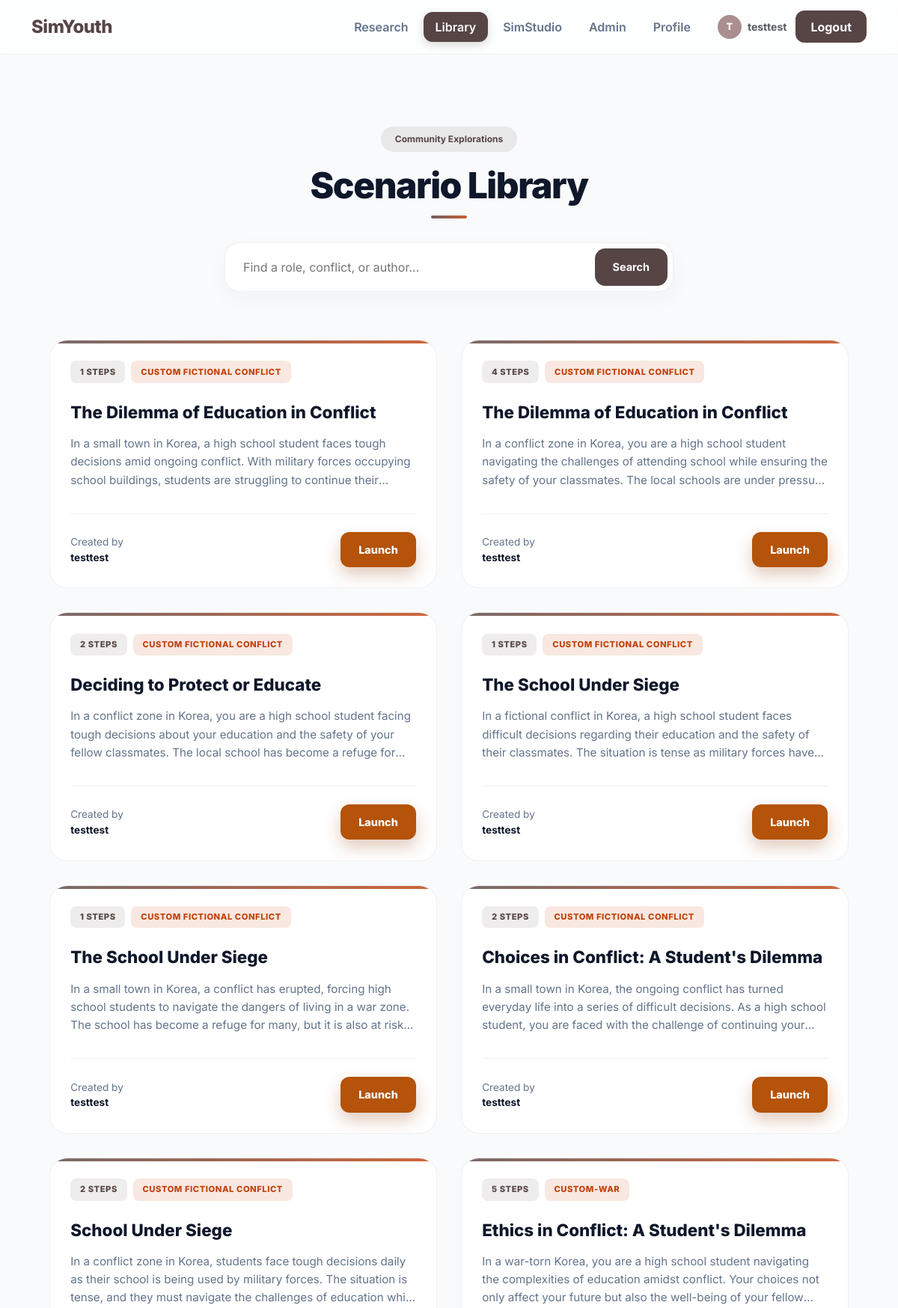
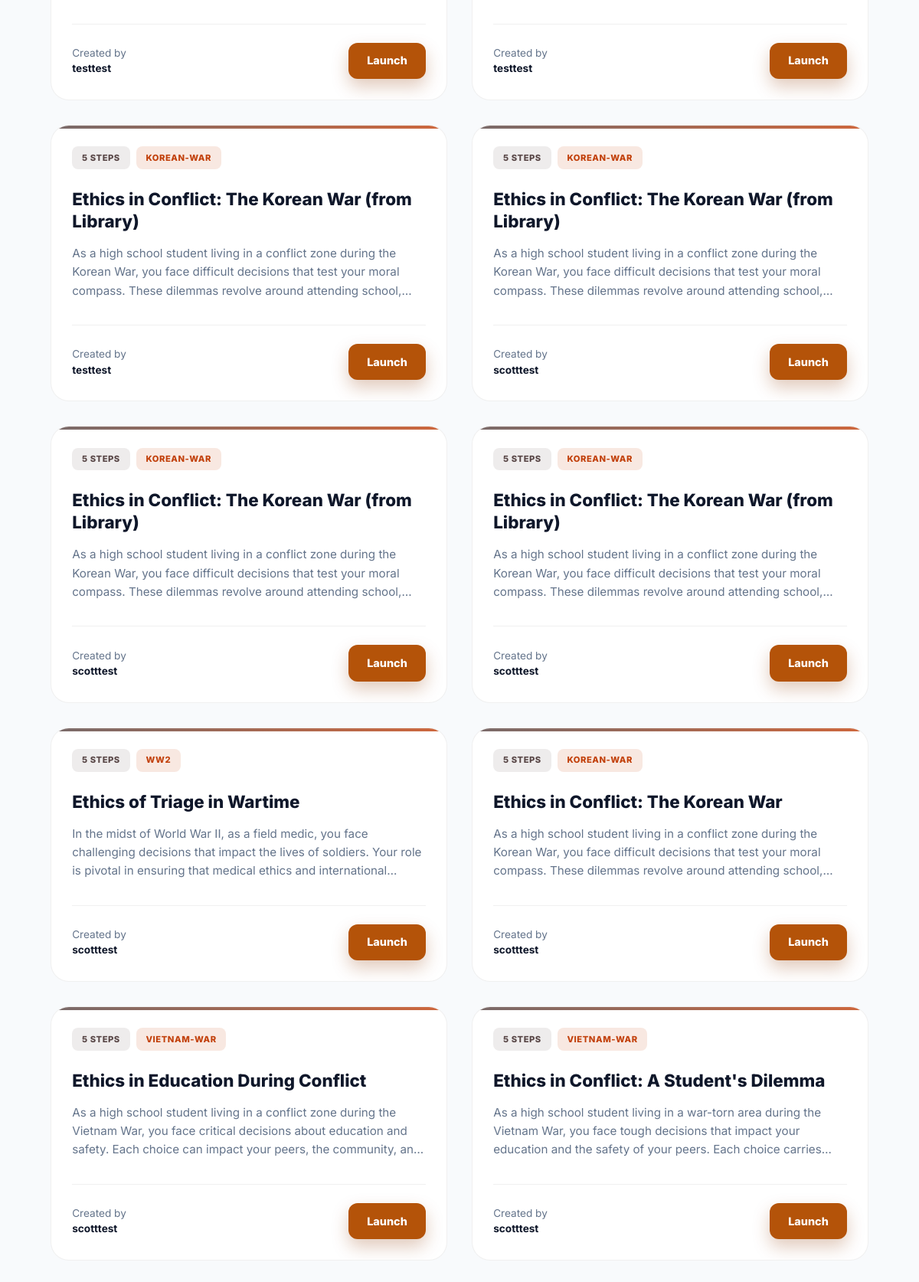
The page /library (signed in) on the database its author committed (2 pictures, top to bottom).
### tables this page shows
CREATE TABLE RunSequences(
        run_id INTEGER PRIMARY KEY,
        sequence_json TEXT NOT NULL,
        created_at TEXT DEFAULT CURRENT_TIMESTAMP,
        FOREIGN KEY(run_id) REFERENCES Runs(id)
    );

CREATE TABLE Runs(
        id INTEGER PRIMARY KEY AUTOINCREMENT,
        username TEXT NOT NULL,
        run_type TEXT NOT NULL,   -- 'static' or 'gpt'
        sid TEXT,                 -- 'A'/'B'/'C'/'D' for static; 'G' for GPT
        title TEXT,
        total_steps INTEGER,
        started_at TEXT,
        finished_at TEXT,
        prefs_json TEXT,
        FOREIGN KEY(username) REFERENCES Users(username)
    );

### app.py (the view)
@app.route("/library", methods=["GET"])
@login_required
def library():
    q = (request.args.get("q") or "").strip()
    scenarios = _get_public_gpt_scenarios(limit=80, q=q, exclude_username=None)
    return render_template("library.html", scenarios=scenarios, q=q)

### app.py (called while the page is built)
@app.context_processor
def inject_safe_url():
    def safe_url(endpoint, **values):
        try:
            return url_for(endpoint, **values)
        except Exception:
            return None
    return dict(safe_url=safe_url)

def get_db():
    conn = sqlite3.connect(DB_PATH)
    conn.row_factory = sqlite3.Row
    return conn

def login_required(view_func):
    @wraps(view_func)
    def wrapper(*args, **kwargs):
        if not session.get("username"):
            flash("Please log in to access this page.", "warning")
            return redirect(url_for("login"))
        return view_func(*args, **kwargs)
    return wrapper

def _safe_json_loads(s: Optional[str], default):
    try:
        return json.loads(s) if s else default
    except Exception:
        return default

def _iso_to_epoch(iso_text: Optional[str]) -> Optional[int]:
    if not iso_text:
        return None
    try:
        dt = datetime.fromisoformat(str(iso_text))
        if dt.tzinfo is None:
            dt = dt.replace(tzinfo=timezone.utc)
        return int(dt.timestamp())
    except Exception:
        return None

### templates/library.html (shortened to what this page needs)
{% extends "base.html" %}
{% block content %}
<div class="library-container">
  <header class="lib-header">
    <div class="badge-main" style="background: rgba(87, 69, 69, 0.1); color: var(--brand); font-weight: 700; padding: 0.5rem 1.2rem; border-radius: 999px; margin-bottom: 1rem; display: inline-block; font-size: 0.75rem;">Community Explorations</div>
    <h1>Scenario Library</h1>
    <form class="search-wrapper" method="GET" action="{{ url_for('library') }}">
      <input type="text" name="q" value="{{ q }}" class="search-input" placeholder="Find a role, conflict, or author...">
      <button type="submit" class="search-btn">Search</button>
    </form>
  </header>
  <div class="scenario-grid">
    {% if scenarios and scenarios|length > 0 %}
      {% for s in scenarios %}
      <article class="scenario-card">
        <div class="card-top">
          <div class="tag-group">
            <span class="tag tag-highlight">{{ s.steps_count }} Steps</span>
            {% if s.prefs and s.prefs.war %}
              <span class="tag tag-accent">{{ s.prefs.war }}</span>
            {% endif %}
          </div>
        </div>
        <h2 class="scenario-title">{{ s.title }}</h2>
        <p class="scenario-intro">{{ s.intro }}</p>
        <div class="card-footer">
          <div class="author-info">
            Created by <span class="author-name">{{ s.author }}</span>
          </div>
          <form method="POST" action="{{ url_for('library_try', source_run_id=s.run_id) }}">
            <button class="btn-try" type="submit">Launch</button>
          </form>
        </div>
      </article>
      {% endfor %}
    {% endif %}
  </div>
</div>
{% endblock %}

### templates/base.html (shortened to what this page needs)
<!doctype html>
<html lang="en">
<head>
  <link href="https://cdn.jsdelivr.net/npm/bootstrap@5.3.3/dist/css/bootstrap.min.css" rel="stylesheet">
</head>
<body>
<nav class="navbar navbar-expand-lg">
  <div class="container">
    <a class="navbar-brand brand" href="{{ url_for('index') }}">SimYouth</a>
    <div class="collapse navbar-collapse" id="mainNav">
      <ul class="navbar-nav ms-auto align-items-lg-center gap-1">
        {% set profile_url = safe_url('profile') %}
        {% set research_url = safe_url('research_gate') %}
        {% set gpt_url = safe_url('gpt_scenario_prefs') %}
        {% if research_url %}
        <li class="nav-item">
          <a class="nav-link {% if request.endpoint == 'research_gate' %}active{% endif %}"
             href="{{ research_url }}">Research</a>
        </li>
        {% endif %}
                <li class="nav-item">
          <a class="nav-link {% if request.endpoint == 'library' %}active{% endif %}"
             href="{{ url_for('library') }}">Library</a>
        </li>
        {% if gpt_url %}
        <li class="nav-item">
          <a class="nav-link {% if request.endpoint in ['gpt_scenario_prefs','gpt_scenario_step','gpt_scenario_result'] %}active{% endif %}"
             href="{{ gpt_url }}">SimStudio</a>
        </li>
        {% endif %}
                {% if session.get('username') == 'testtest' or session.get('username') == 'scotttest'  %}
          <li class="nav-item">
            <a class="nav-link {% if request.endpoint == 'admin_research' %}active{% endif %}"
               href="{{ url_for('admin_research') }}">Admin</a>
          </li>
    {% endif %}
        {% if session.get('username') %}
          {% if profile_url %}
          <li class="nav-item">
            <a class="nav-link {% if request.endpoint == 'profile' %}active{% endif %}"
               href="{{ profile_url }}">Profile</a>
          </li>
          {% endif %}
          <li class="nav-item ms-lg-3 me-2 d-none d-lg-block">
            <div class="d-flex align-items-center">
              <div style="width:32px;height:32px;background:var(--brand-light);border-radius:50%;display:flex;align-items:center;justify-content:center;color:#fff;font-weight:800;font-size:.8rem;margin-right:8px;">
                {{ session['username'][0].upper() }}
              </div>
              <span class="text-muted small fw-bold">{{ session['username'] }}</span>
            </div>
          </li>
          <li class="nav-item">
            <a class="btn btn-auth" href="{{ url_for('logout') }}">Logout</a>
          </li>
        {% else %}
          <li class="nav-item">
            <a class="btn btn-auth" href="{{ url_for('login') }}">Login</a>
          </li>
        {% endif %}
      </ul>
    </div>
  </div>
</nav>
<main class="container">
  {% block content %}{% endblock %}
</main>
</body>
</html>

### templates/base.html (style rules this page uses)
:root { --ink:#1e293b; --muted:#64748b; --line:rgba(0,0,0,.08); --bg:#f8fafc; --brand:#574545; --brand-light:#ab8e8e; --glass:rgba(255,255,255,.8); --radius:12px; }
body { font-family:'Inter',sans-serif; background:var(--bg); color:var(--ink); min-height:100vh; -webkit-font-smoothing:antialiased; }
.navbar { background:var(--glass)!important; backdrop-filter:blur(12px); -webkit-backdrop-filter:blur(12px); border-bottom:1px solid var(--line); padding:.8rem 0; position:sticky; top:0; z-index:1050; }
.brand { font-weight:800; font-size:1.5rem; letter-spacing:-.5px; color:var(--brand)!important; }
.nav-link { font-weight:600; color:var(--muted)!important; padding:.5rem 1rem!important; border-radius:var(--radius); transition:all .2s ease; }
.nav-link.active { color:#fff!important; background:var(--brand)!important; box-shadow:0 4px 12px rgba(87,69,69,.2); }
.btn-auth { background:var(--brand); color:#fff!important; border:none; border-radius:var(--radius); padding:.6rem 1.25rem; font-weight:700; transition:all .25s ease; }
main { padding-top:2rem; animation:fadeIn .5s ease-out; }

### templates/library.html (style rules this page uses)
:root { --brand: #574545; --brand-light: #ab8e8e; --accent: #c2410c; --launch: #b45309; --launch-dark: #92400e; --launch-ring: rgba(180,83,9,0.28); --ink: #0f172a; --muted: #64748b; --bg: #f8fafc; --line: rgba(0, 0, 0, 0.06); --glass: rgba(255, 255, 255, 0.7); --transition: all 0.3s cubic-bezier(0.4, 0, 0.2, 1); }
body { background-color: var(--bg); color: var(--ink); font-family: 'Inter', system-ui, sans-serif; }
.library-container { max-width: 1200px; margin: 0 auto; padding: 4rem 1.5rem; }
.lib-header { text-align: center; margin-bottom: 4rem; }
.lib-header h1 { font-weight: 850; font-size: clamp(2rem, 5vw, 3rem); letter-spacing: -0.03em; margin-bottom: 0.75rem; position: relative; }
.lib-header h1::after { content: ""; display: block; width: 48px; height: 4px; margin: 0.75rem auto 0; border-radius: 999px; background: linear-gradient(90deg, var(--brand), var(--accent)); opacity: 0.85; }
.search-wrapper { max-width: 600px; margin: 2rem auto 0; position: relative; }
.search-input { width: 100%; padding: 1.25rem 1.5rem; padding-right: 100px; border-radius: 20px; border: 1px solid var(--line); background: white; box-shadow: 0 10px 30px rgba(0,0,0,0.03); transition: var(--transition); font-size: 1rem; }
.search-btn { position: absolute; right: 8px; top: 8px; bottom: 8px; padding: 0 1.5rem; background: var(--brand); color: white; border: none; border-radius: 14px; font-weight: 700; font-size: 0.9rem; cursor: pointer; transition: var(--transition); }
.scenario-grid { display: grid; grid-template-columns: repeat(auto-fill, minmax(340px, 1fr)); gap: 2rem; }
.scenario-card { background: white; border: 1px solid var(--line); border-radius: 24px; padding: 1.7rem; display: flex; flex-direction: column; transition: var(--transition); position: relative; overflow: hidden; }
.scenario-card::before { content: ""; position: absolute; top: 0; left: 0; right: 0; height: 4px; background: linear-gradient(90deg, var(--brand), var(--accent)); opacity: 0.8; }
.card-top { display: flex; justify-content: space-between; align-items: flex-start; margin-bottom: 1.5rem; }
.tag-group { display: flex; gap: 0.5rem; flex-wrap: wrap; }
.tag { font-size: 0.7rem; font-weight: 800; text-transform: uppercase; letter-spacing: 0.05em; padding: 0.4rem 0.8rem; background: var(--bg); border-radius: 8px; color: var(--muted); }
.tag-highlight { background: rgba(87, 69, 69, 0.1); color: var(--brand); }
.tag-accent { background: rgba(194,65,12,0.12); color: var(--accent); }
.scenario-title { font-size: 1.4rem; font-weight: 800; line-height: 1.3; margin-bottom: 1rem; color: var(--ink); display: -webkit-box; -webkit-line-clamp: 2; -webkit-box-orient: vertical; overflow: hidden; }
.scenario-intro { font-size: 0.95rem; color: var(--muted); line-height: 1.6; margin-bottom: 2rem; flex-grow: 1; display: -webkit-box; -webkit-line-clamp: 3; -webkit-box-orient: vertical; overflow: hidden; }
.card-footer { display: flex; align-items: center; justify-content: space-between; padding-top: 1.5rem; border-top: 1px solid var(--line); }
.author-info { font-size: 0.85rem; color: var(--muted); }
.author-name { display: block; color: var(--ink); font-weight: 700; }
.btn-try { background: var(--launch); color: white; border: none; padding: 0.8rem 1.5rem; border-radius: 12px; font-weight: 800; font-size: 0.9rem; text-decoration: none; transition: var(--transition); box-shadow: 0 10px 22px rgba(146,64,14,0.28); }

### rows shown on the page
RunSequences: steps_count "1", prefs.war "CUSTOM FICTIONAL CONFLICT", title "The Dilemma of Education in Conflict", intro "In a small town in Korea, a high school student faces tough decisions amid ongoing conflict. With military forces occupying school buildings, students are struggling to continue…", author "testtest"
RunSequences: steps_count "4", prefs.war "CUSTOM FICTIONAL CONFLICT", title "The Dilemma of Education in Conflict", intro "In a conflict zone in Korea, you are a high school student navigating the challenges of attending school while ensuring the safety of your classmates. The local schools are under…", author "testtest"
RunSequences: steps_count "2", prefs.war "CUSTOM FICTIONAL CONFLICT", title "Deciding to Protect or Educate", intro "In a conflict zone in Korea, you are a high school student facing tough decisions about your education and the safety of your fellow classmates. The local school has become a refuge…", author "testtest"
RunSequences: steps_count "1", prefs.war "CUSTOM FICTIONAL CONFLICT", title "The School Under Siege", intro "In a fictional conflict in Korea, a high school student faces difficult decisions regarding their education and the safety of their classmates. The situation is tense as military forces…", author "testtest"
RunSequences: steps_count "1", prefs.war "CUSTOM FICTIONAL CONFLICT", title "The School Under Siege", intro "In a small town in Korea, a conflict has erupted, forcing high school students to navigate the dangers of living in a war zone. The school has become a refuge for many, but it is also at…", author "testtest"
RunSequences: steps_count "2", prefs.war "CUSTOM FICTIONAL CONFLICT", title "Choices in Conflict: A Student's Dilemma", intro "In a small town in Korea, the ongoing conflict has turned everyday life into a series of difficult decisions. As a high school student, you are faced with the challenge of continuing…", author "testtest"
RunSequences: steps_count "2", prefs.war "CUSTOM FICTIONAL CONFLICT", title "School Under Siege", intro "In a conflict zone in Korea, students face tough decisions daily as their school is being used by military forces. The situation is tense, and they must navigate the challenges of education…", author "testtest"
RunSequences: steps_count "5", prefs.war "CUSTOM-WAR", title "Ethics in Conflict: A Student's Dilemma", intro "In a war-torn Korea, you are a high school student navigating the complexities of education amidst conflict. Your choices not only affect your future but also the well-being of your…", author "testtest"
RunSequences: steps_count "5", prefs.war "KOREAN-WAR", title "Ethics in Conflict: The Korean War (from Library)", intro "As a high school student living in a conflict zone during the Korean War, you face difficult decisions that test your moral compass. These dilemmas revolve around attending…", author "testtest"
RunSequences: steps_count "5", prefs.war "KOREAN-WAR", title "Ethics in Conflict: The Korean War (from Library)", intro "As a high school student living in a conflict zone during the Korean War, you face difficult decisions that test your moral compass. These dilemmas revolve around attending…", author "scotttest"
RunSequences: steps_count "5", prefs.war "KOREAN-WAR", title "Ethics in Conflict: The Korean War (from Library)", intro "As a high school student living in a conflict zone during the Korean War, you face difficult decisions that test your moral compass. These dilemmas revolve around attending…", author "scotttest"
RunSequences: steps_count "5", prefs.war "KOREAN-WAR", title "Ethics in Conflict: The Korean War (from Library)", intro "As a high school student living in a conflict zone during the Korean War, you face difficult decisions that test your moral compass. These dilemmas revolve around attending…", author "scotttest"
RunSequences: steps_count "5", prefs.war "WW2", title "Ethics of Triage in Wartime", intro "In the midst of World War II, as a field medic, you face challenging decisions that impact the lives of soldiers. Your role is pivotal in ensuring that medical ethics and…", author "scotttest"
RunSequences: steps_count "5", prefs.war "KOREAN-WAR", title "Ethics in Conflict: The Korean War", intro "As a high school student living in a conflict zone during the Korean War, you face difficult decisions that test your moral compass. These dilemmas revolve around attending…", author "scotttest"
RunSequences: steps_count "5", prefs.war "VIETNAM-WAR", title "Ethics in Education During Conflict", intro "As a high school student living in a conflict zone during the Vietnam War, you face critical decisions about education and safety. Each choice can impact your peers, the community,…", author "scotttest"
RunSequences: steps_count "5", prefs.war "VIETNAM-WAR", title "Ethics in Conflict: A Student's Dilemma", intro "As a high school student living in a war-torn area during the Vietnam War, you face tough decisions that impact your education and the safety of your peers. Each choice…", author "scotttest"

### other values the page prints
{{ session['username'][0].upper() }} "T"
{{ session['username'] }} "testtest"
